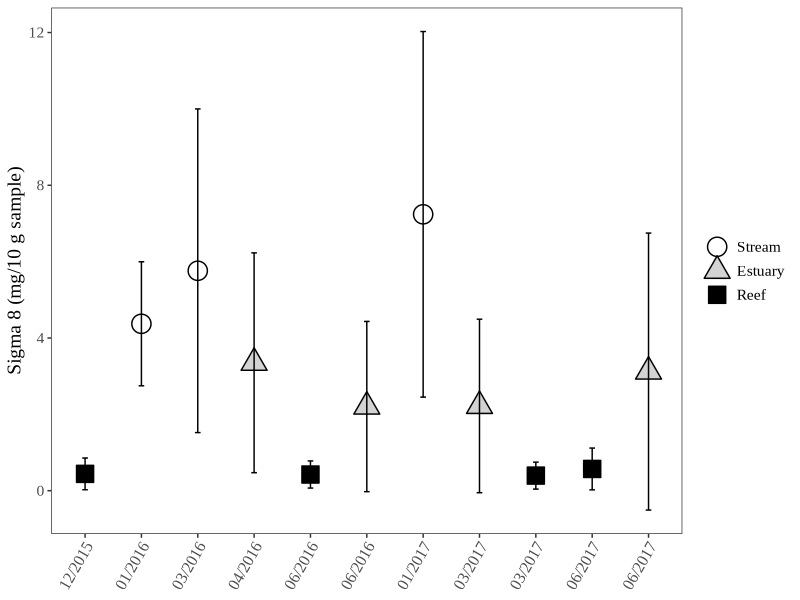
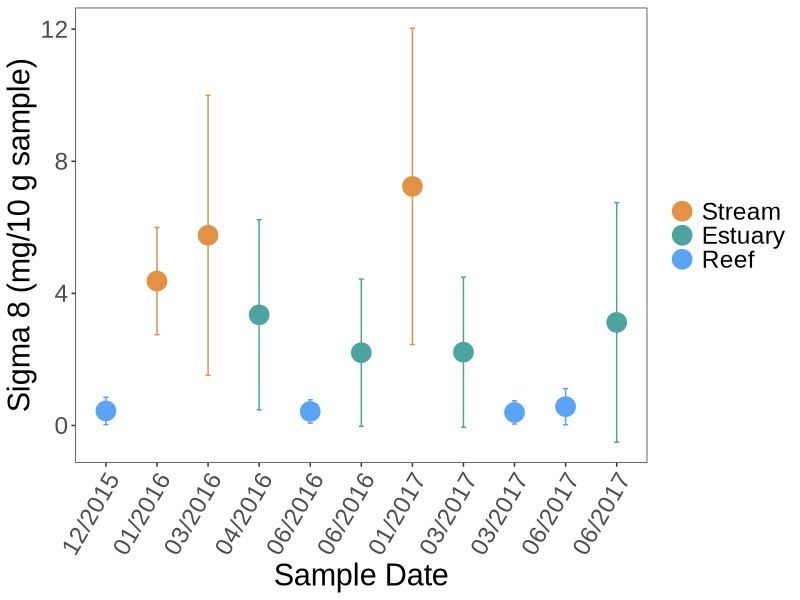
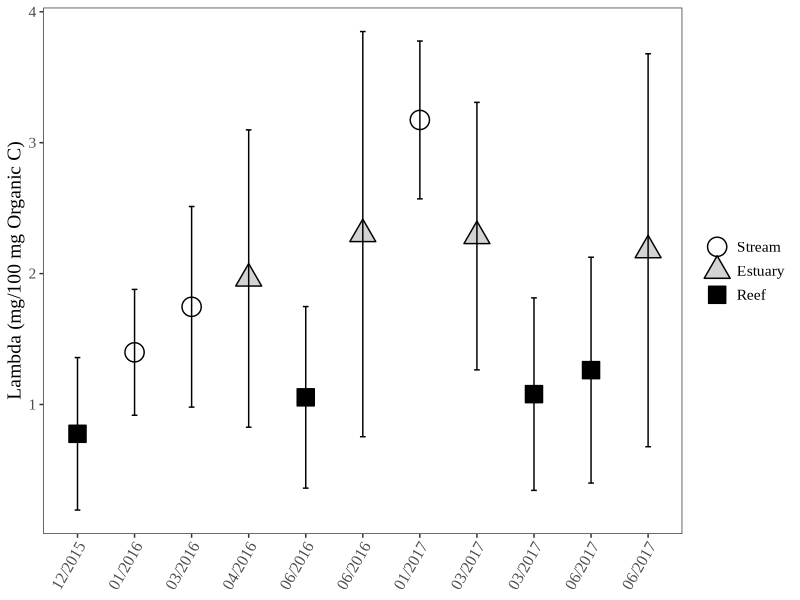
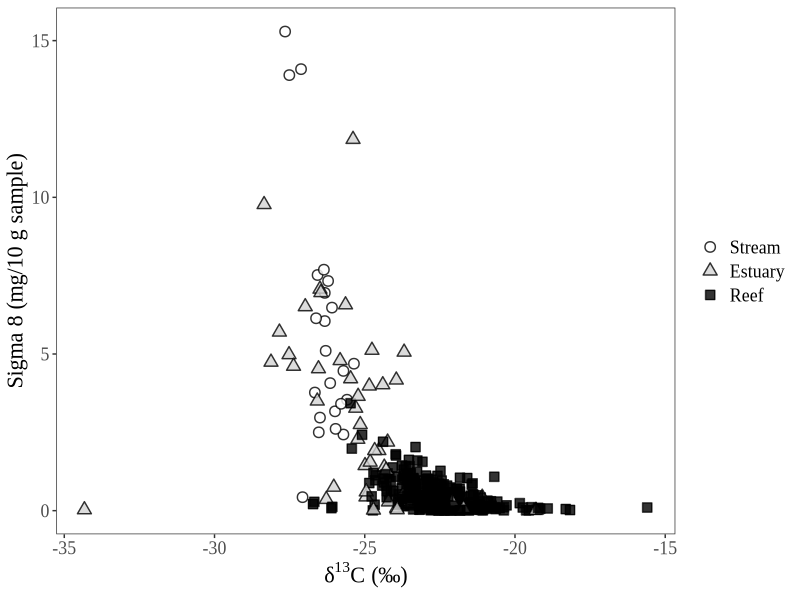
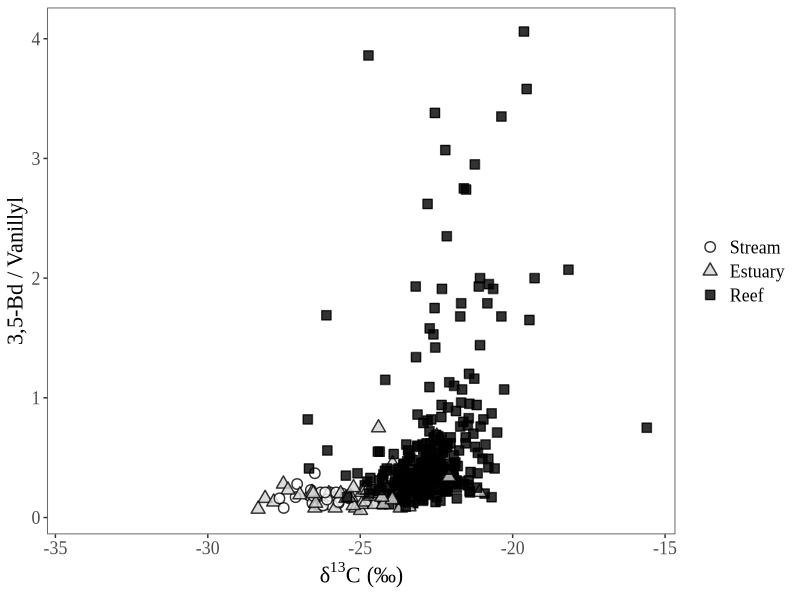
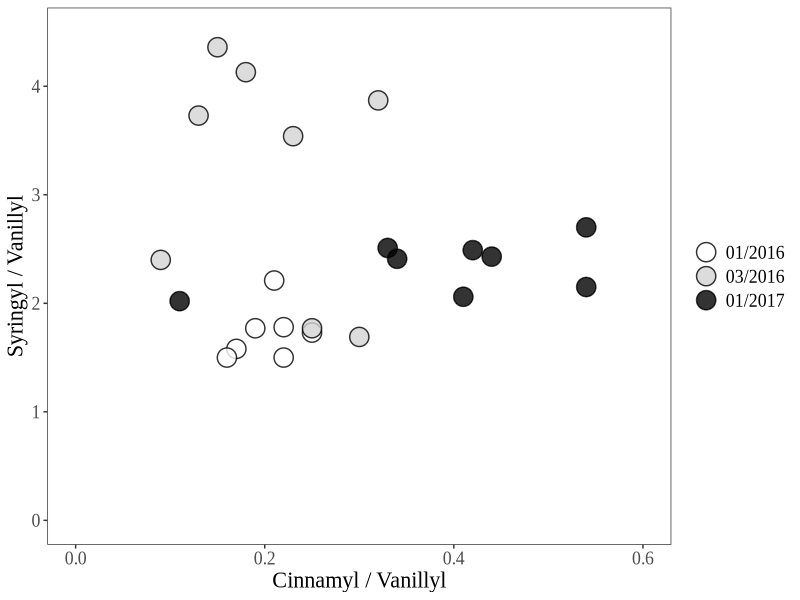
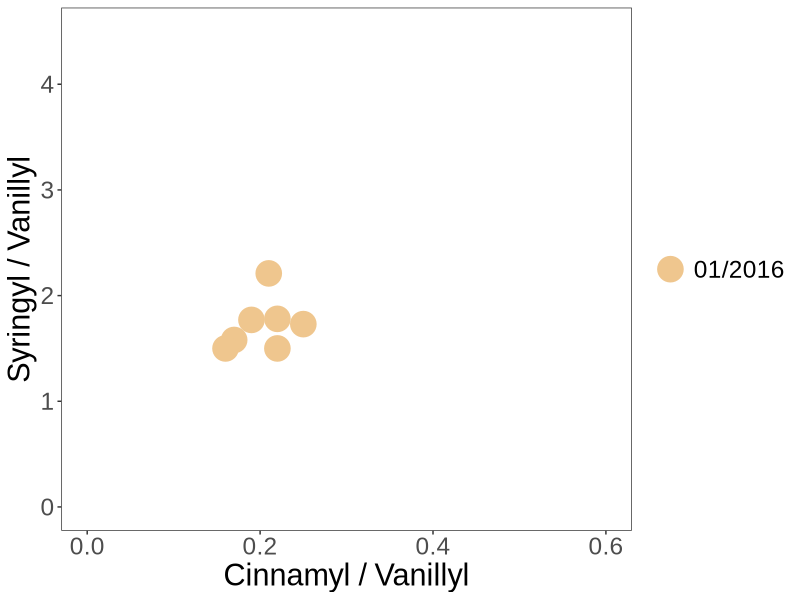
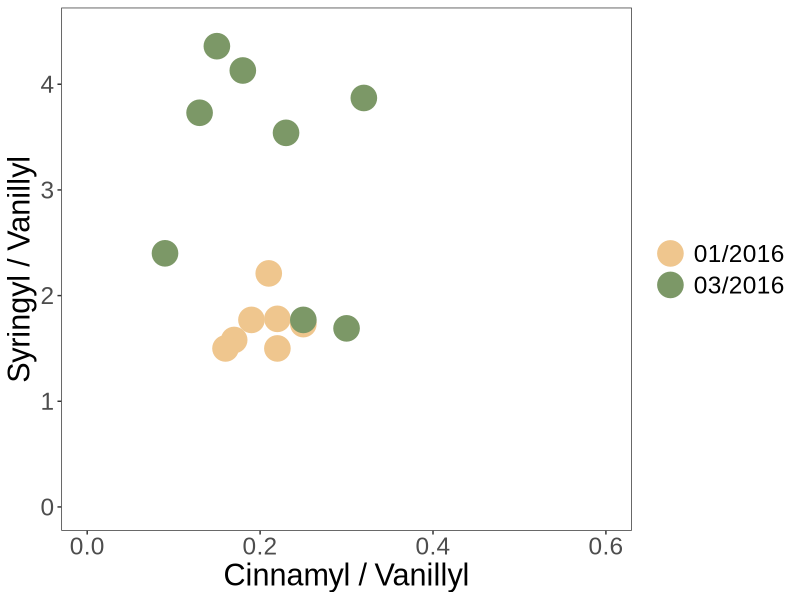

Generate these figures, in order, with R:
## ---- chunk 1
knitr::opts_chunk$set(echo = TRUE)
## ---- chunk 2

master <- read.csv("RAPID_Master_Datasheet_add_region_streamcode.csv") # Loads the newly updated dataset, as of April 8, 2019. This same dataset is used for the linear mixed effects models.

# In addition, all NDs from Matthieu's original reports are replaced as NAs. For reasoning on why they are not 0s, see either of the other RMarkdown files in this project folder.

# Alright, so the seven outliers I'm removing will be 56, 66, 164, 238, 300, 387, and 389 from the original dataset. For reasoning on these 7, see LMEM Markdown file in this same project.

mastered <- master[ -c(56, 66, 164, 238, 300, 387, 389), ] # Removes outliers from original dataset.

# This dataset has already been QAQCed.

library(tidyverse)

## ---- chunk 3

# First, we will plot overall Sigma 8 and Lambda values.

Fig3_Stats <- mastered %>% # Takes the original dataset and then ...
  group_by(Group, Environment) %>% # Groups by date and environment and then ...
  summarize(Sig8 = mean(Sigma8, na.rm = TRUE), Sig8sd = sd(Sigma8, na.rm = TRUE), 
            Lam = mean(Lambda, na.rm = TRUE), Lamsd = sd(Lambda, na.rm = TRUE)) %>% # Summarizes and then...
  ungroup() # Ungroups data.

Fig3_Stats$Environment <- factor(Fig3_Stats$Environment, levels = c( "Stream", "Estuary", "Reef")) # Relevels.
Fig3_Stats$Group <- factor(Fig3_Stats$Group, levels = c( "A", "B", "C", "D", "E", "F", "I", "H", "G", "J", "K")) # Relevel the "Group" column so that it's presented in the best chronological order.

#tiff(filename = "/Users/heililowman/Documents/UC_Santa_Barbara/Research_Lignin/Figures/Manuscript_figure_files/Fig3A.tiff", width=6, height=4, unit="in", res=400) 
fig3a <- ggplot(Fig3_Stats, aes(Group, Sig8, shape=Environment, fill=Environment)) +
  scale_x_discrete(labels = c("12/2015", "01/2016", "03/2016", "04/2016", "06/2016", "06/2016", "01/2017", "03/2017", "03/2017", "06/2017", "06/2017")) +
  geom_point(size = 6,
             stroke = 0.75) + 
  scale_shape_manual(values = c(21, 24, 22)) +
  scale_fill_manual(values = c("white", "lightgrey", "black")) +
  geom_errorbar(data=Fig3_Stats, aes(ymin=Sig8-Sig8sd,ymax=Sig8+Sig8sd), width=0.1) +
  xlab("Sample Date") +
  ylab("Sigma 8 (mg/10 g sample)") + 
  theme_bw() +
  theme(panel.grid.major = element_blank(), panel.grid.minor = element_blank(),panel.background = element_blank()) + # This ensures the whole data grid is boxed in, which looks cleaner in text.
  theme(text=element_text(family="Times New Roman", size=14)) +
  theme(axis.text.x = element_text(angle = 60, hjust = 1)) +
  theme(axis.title.x=element_blank()) +
  theme(legend.title = element_blank())
#dev.off()

fig3a

# Creating the following figure for inclusion in my exit seminar.

fig3a_color <- ggplot(Fig3_Stats, aes(Group, Sig8, color=Environment)) +
  scale_x_discrete(labels = c("12/2015", "01/2016", "03/2016", "04/2016", "06/2016", "06/2016", "01/2017", "03/2017", "03/2017", "06/2017", "06/2017")) +
  geom_point(size = 6,
             stroke = 0.75) + 
  scale_color_manual(values=c("#E29244", "#4CA49E", "#59A3F8"), name = "Sampling Environment") + # Edit the legend and figure colors.
  geom_errorbar(data=Fig3_Stats, aes(ymin=Sig8-Sig8sd,ymax=Sig8+Sig8sd), width=0.1) +
  xlab("Sample Date") +
  ylab("Sigma 8 (mg/10 g sample)") + 
  theme_bw() +
  theme(panel.grid.major = element_blank(), panel.grid.minor = element_blank(),panel.background = element_blank()) + # This ensures the whole data grid is boxed in, which looks cleaner in text.
  theme(text=element_text(family="Arial", size=22)) +
  theme(axis.text.x = element_text(angle = 60, hjust = 1)) +
  theme(legend.title = element_blank())

fig3a_color
# Actually, I'm not sure how much more helpful a figure versus numbers will be so I'm skipping this figure in my presentation.

#tiff(filename = "/Users/heililowman/Documents/UC_Santa_Barbara/Research_Lignin/Figures/Manuscript_figure_files/Fig3B.tiff", width=6, height=4, unit="in", res=400) 
fig3b <- ggplot(Fig3_Stats, aes(Group, Lam, shape=Environment, fill=Environment)) +
  scale_x_discrete(labels = c("12/2015", "01/2016", "03/2016", "04/2016", "06/2016", "06/2016", "01/2017", "03/2017", "03/2017", "06/2017", "06/2017")) +
  geom_point(size = 6,
             stroke = 0.75) + 
  scale_shape_manual(values = c(21, 24, 22)) +
  scale_fill_manual(values = c("white", "lightgrey", "black")) +
  geom_errorbar(data=Fig3_Stats, aes(ymin=Lam-Lamsd,ymax=Lam+Lamsd), width=0.1) +
  xlab("Sample Date") +
  ylab("Lambda (mg/100 mg Organic C)") + 
  theme_bw() +
  theme(panel.grid.major = element_blank(), panel.grid.minor = element_blank(),panel.background = element_blank()) +
  theme(text=element_text(family="Times New Roman", size=14)) +
  theme(axis.text.x = element_text(angle = 60, hjust = 1)) +
  theme(axis.title.x=element_blank()) +
  theme(legend.title = element_blank())
#dev.off()

fig3b

## ---- chunk 4

# Next, we will plot isotopic data versus Sigma 8 and 3,5-Bd/V values.

# I will remove one egregious outlier - this was not removed during the LMEMs since those models dealt with lignin phenol values only (and had no isotopes as fixed or random effects).

mastered$Environment <- factor(mastered$Environment, levels = c( "Stream", "Estuary", "Reef")) # Relevels.

# Need to keep the outlier in on the light end, because its the same distance from the nearest point as the outlier on the heavier end (and it was included on all of the LMEMs in the other file).

# I have also removed the designation of near/far from stream and just represented all marine sediments as reef sites - this distinction was not important in any of the models I ran, and I feel it doesn't add anything to the visual. Also, this will keep things consistent legend-wise with Figure 3.

#tiff(filename = "/Users/heililowman/Documents/UC_Santa_Barbara/Research_Lignin/Figures/Manuscript_figure_files/Fig4.tiff", width=12, height=6, unit="in", res=400) 
fig4 <- ggplot(mastered, aes (x=d13C, y=Sigma8, shape=Environment, fill=Environment)) +
  geom_point(size=3,
             stroke = 0.75,
             alpha = 0.8) +
  scale_shape_manual(values = c(21, 24, 22)) +
  scale_fill_manual(values = c("white", "lightgrey", "black")) +
  theme_bw() +
  theme(panel.grid.major = element_blank(), panel.grid.minor = element_blank(),panel.background = element_blank()) +
  theme(text=element_text(family="Times New Roman", size=16)) +
  xlab(expression("δ"^{13}*"C (‰)")) + # GAH! It's AMAZING I GOT THE SUPERSCRIPT TO WORK!!!
  ylab("Sigma 8 (mg/10 g sample)") +
  theme(legend.title = element_blank())
#dev.off

fig4

#tiff(filename = "/Users/heililowman/Documents/UC_Santa_Barbara/Research_Lignin/Figures/Manuscript_figure_files/Fig5.tiff", width=10, height=6, unit="in", res=400) 
fig5 <- ggplot(mastered, aes (x=d13C, y=Bd.V, shape=Environment, fill=Environment)) +
  geom_point(size=3,
             stroke = 0.75,
             alpha = 0.8) +
  scale_shape_manual(values = c(21, 24, 22)) +
  scale_fill_manual(values = c("white", "lightgrey", "black")) +
  theme_bw() +
  theme(panel.grid.major = element_blank(), panel.grid.minor = element_blank(),panel.background = element_blank()) +
  theme(text=element_text(family="Times New Roman", size=16)) +
  xlab(expression("δ"^{13}*"C (‰)")) +
  ylab("3,5-Bd / Vanillyl") +
  theme(legend.title = element_blank())
#dev.off

fig5

## ---- chunk 5

# So, this will be a plot of stream S/V and C/V values, but the boxes for source material will need to be added in in Powerpoint.

stream <- mastered %>%
  filter(Environment=="Stream") # Creates dataset of only stream data.

#tiff(filename = "/Users/heililowman/Documents/UC_Santa_Barbara/Research_Lignin/Figures/Manuscript_figure_files/Fig6.tiff", width=8, height=6, unit="in", res=400) 
fig6 <- ggplot(stream, aes (C.V,S.V, shape=Group_2, fill=Group_2)) +
  geom_point(size=6,
             stroke = 0.75,
             alpha = 0.8) +
  scale_shape_manual(values = c(21, 21, 21), labels = c("01/2016", "03/2016", "01/2017")) +
  scale_fill_manual(values = c("white", "lightgrey", "black"), labels = c("01/2016", "03/2016", "01/2017")) + # Need to duplicate labels in both calls so that legend works.
  xlim(0,0.6) +
  ylim(0,4.5) +
  theme_bw() +
  theme(panel.grid.major = element_blank(), panel.grid.minor = element_blank(),panel.background = element_blank()) +
  theme(text=element_text(family="Times New Roman", size=16)) +
  xlab("Cinnamyl / Vanillyl") +
  ylab("Syringyl / Vanillyl") +
  theme(legend.title = element_blank())
#dev.off

fig6

#Making a set of new figures for my exit seminar.

streama <- mastered %>%
  filter(Environment=="Stream") %>% # Creates dataset of only stream data.
  filter(Group=="B") # Selects only January 2016 data.

fig6_colora <- ggplot(streama, aes (C.V,S.V, color=Group_2)) +
  geom_point(size=8,
             stroke = 0.75) +
  scale_color_manual(values = c("#EFC68E"), labels = c("01/2016")) +
  #scale_color_manual(values = c("#E29244"), labels = c("01/2016")) + 
  xlim(0,0.6) +
  ylim(0,4.5) +
  theme_bw() +
  theme(panel.grid.major = element_blank(), panel.grid.minor = element_blank(),panel.background = element_blank()) +
  theme(text=element_text(family="Arial", size=22)) +
  xlab("Cinnamyl / Vanillyl") +
  ylab("Syringyl / Vanillyl") +
  theme(legend.title = element_blank())

#tiff(filename = "/Users/heililowman/Documents/UC_Santa_Barbara/Research_Lignin/Figures/Manuscript_figure_files/Fig6_colora_oak.tiff", width=8, height=6, unit="in", res=400) 
fig6_colora
#dev.off

streamb <- mastered %>%
  filter(Environment=="Stream") %>% # Creates dataset of only stream data.
  filter(Group=="B" | Group=="C") # Selects only 2016 data.

fig6_colorb <- ggplot(streamb, aes (C.V,S.V, color=Group_2)) +
  geom_point(size=8,
             stroke = 0.75) +
  scale_color_manual(values = c("#EFC68E", "#7C9867"), labels = c("01/2016", "03/2016")) +
  #scale_color_manual(values = c("#E29244","#FFAA00"), labels = c("01/2016", "03/2016")) + 
  xlim(0,0.6) +
  ylim(0,4.5) +
  theme_bw() +
  theme(panel.grid.major = element_blank(), panel.grid.minor = element_blank(),panel.background = element_blank()) +
  theme(text=element_text(family="Arial", size=22)) +
  xlab("Cinnamyl / Vanillyl") +
  ylab("Syringyl / Vanillyl") +
  theme(legend.title = element_blank())

#tiff(filename = "/Users/heililowman/Documents/UC_Santa_Barbara/Research_Lignin/Figures/Manuscript_figure_files/Fig6_colorb_oak.tiff", width=8, height=6, unit="in", res=400) 
fig6_colorb
#dev.off

fig6_colorc <- ggplot(stream, aes (C.V,S.V, color=Group_2)) +
  geom_point(size=8,
             stroke = 0.75) +
  scale_color_manual(values = c("#EFC68E", "#7C9867", "#4F5730"), labels = c("01/2016", "03/2016", "01/2017")) +
  #scale_color_manual(values = c("#E29244", "#FFAA00", "#D46F10"), labels = c("01/2016", "03/2016", "01/2017")) +
  xlim(0,0.6) +
  ylim(0,4.5) +
  theme_bw() +
  theme(panel.grid.major = element_blank(), panel.grid.minor = element_blank(),panel.background = element_blank()) +
  theme(text=element_text(family="Arial", size=22)) +
  xlab("Cinnamyl / Vanillyl") +
  ylab("Syringyl / Vanillyl") +
  theme(legend.title = element_blank())

#tiff(filename = "/Users/heililowman/Documents/UC_Santa_Barbara/Research_Lignin/Figures/Manuscript_figure_files/Fig6_colorc_oak.tiff", width=8, height=6, unit="in", res=400) 
fig6_colorc
#dev.off

## ---- chunk 6

# And now to create a similar S/V vs. C/V figure for the marine sample data.

marine <- mastered %>%
  filter(Environment=="Reef") # Creates dataset of only marine data.

fig7a <- ggplot(marine, aes (C.V,S.V, shape=Group, fill=Group)) +
  geom_point(size=6,
             stroke = 0.75,
             alpha = 0.8) +
  scale_shape_manual(values = c(21, 21, 21, 21), labels = c("12/2015", "06/2016", "03/2017", "06/2017")) +
  scale_fill_manual(values = c("white", "lightgrey", "gray30", "black"), labels = c("12/2015", "06/2016", "03/2017", "06/2017")) + # Need to duplicate labels in both calls so that legend works.
  xlim(0,0.25) +
  ylim(0,5.5) +
  theme_bw() +
  theme(panel.grid.major = element_blank(), panel.grid.minor = element_blank(),panel.background = element_blank()) +
  theme(text=element_text(family="Times New Roman", size=16)) +
  xlab("Cinnamyl/Vanillyl") +
  ylab("Syringyl/Vanillyl") +
  theme(legend.title = element_blank())

fig7a

# Due to sheer number of points, let's consolidate by site for each sampling.

m_cvsv <- marine %>% 
  group_by(Site, Group) %>%     
  summarize(meanC.V = mean(C.V, na.rm = TRUE), CVsd = sd(C.V, na.rm = TRUE), meanS.V = mean(S.V, na.rm = TRUE), SVsd = sd(S.V, na.rm = TRUE),) %>%
  ungroup()

#tiff(filename = "/Users/heililowman/Documents/UC_Santa_Barbara/Research_Lignin/Figures/Manuscript_figure_files/Fig7.tiff", width=8, height=6, unit="in", res=400) 
fig7b <- ggplot(m_cvsv, aes (x=meanC.V, y=meanS.V, shape = Group, fill = Group)) +
  geom_point(size=6,
             stroke = 0.75,
             alpha = 0.8) +
  scale_shape_manual(values = c(21, 21, 21, 21), labels = c("12/2015", "06/2016", "03/2017", "06/2017")) +
  scale_fill_manual(values = c("white", "lightgrey", "gray30", "black"), labels = c("12/2015", "06/2016", "03/2017", "06/2017")) +
  #geom_errorbar(data=m_cvsv, aes(ymin=meanS.V-SVsd,ymax=meanS.V+SVsd)) +
  #geom_errorbarh(data=m_cvsv, aes(xmin=meanC.V-CVsd,xmax=meanC.V+CVsd)) +
  xlim(0,0.25) +
  ylim(0,5.5) +
  theme_bw() +
  theme(panel.grid.major = element_blank(), panel.grid.minor = element_blank(),panel.background = element_blank()) +
  theme(text=element_text(family="Times New Roman", size=16)) +
  xlab("Cinnamyl / Vanillyl") +
  ylab("Syringyl / Vanillyl") +
  theme(legend.title = element_blank())
#dev.off

# Did not include error bars because they do not add to the takeaway of the figure, and delineations between groupings are made clear by the results of the LMEMs.

fig7b

# And below I've made some additional colored plots for use in my exit seminar.

m_cvsva <- m_cvsv %>% # Takes the original aggregated dataset.
  filter(Group == "A") # Selects only December 2015 samples.

fig7b_colora <- ggplot(m_cvsva, aes (x=meanC.V, y=meanS.V, color = Group)) +
  geom_point(size=8,
             stroke = 0.75) +
  scale_color_manual(values = c("#3793EC"), labels = c("12/2015")) +
  xlim(0,0.25) +
  ylim(0,5.5) +
  theme_bw() +
  theme(panel.grid.major = element_blank(), panel.grid.minor = element_blank(),panel.background = element_blank()) +
  theme(text=element_text(family="Arial", size=22)) +
  xlab("Cinnamyl / Vanillyl") +
  ylab("Syringyl / Vanillyl") +
  theme(legend.title = element_blank())

#tiff(filename = "/Users/heililowman/Documents/UC_Santa_Barbara/Research_Lignin/Figures/Manuscript_figure_files/Fig7b_colora_lake.tiff", width=8, height=6, unit="in", res=400) 
fig7b_colora
#dev.off

m_cvsvb <- m_cvsv %>% # Takes the original aggregated dataset.
  filter(Group == "A" | Group == "E") # Selects only December 2015 and June 2016 samples.

fig7b_colorb <- ggplot(m_cvsvb, aes (x=meanC.V, y=meanS.V, color = Group)) +
  geom_point(size=8,
             stroke = 0.75) +
  scale_color_manual(values = c("#3793EC", "#7AC9B7"), labels = c("12/2015", "06/2016")) +
  xlim(0,0.25) +
  ylim(0,5.5) +
  theme_bw() +
  theme(panel.grid.major = element_blank(), panel.grid.minor = element_blank(),panel.background = element_blank()) +
  theme(text=element_text(family="Arial", size=22)) +
  xlab("Cinnamyl / Vanillyl") +
  ylab("Syringyl / Vanillyl") +
  theme(legend.title = element_blank())

#tiff(filename = "/Users/heililowman/Documents/UC_Santa_Barbara/Research_Lignin/Figures/Manuscript_figure_files/Fig7b_colorb_lake.tiff", width=8, height=6, unit="in", res=400) 
fig7b_colorb
#dev.off

m_cvsvbb <- m_cvsv %>% # Takes the original aggregated dataset.
  filter(Group == "A" | Group == "E" | Group == "G") # Selects only December 2015 and June 2016 samples.

fig7b_colorbb <- ggplot(m_cvsvbb, aes (x=meanC.V, y=meanS.V, color = Group)) +
  geom_point(size=8,
             stroke = 0.75) +
  scale_color_manual(values = c("#3793EC", "#7AC9B7", "#6CA184"), labels = c("12/2015", "06/2016", "03/2017")) +
  xlim(0,0.25) +
  ylim(0,5.5) +
  theme_bw() +
  theme(panel.grid.major = element_blank(), panel.grid.minor = element_blank(),panel.background = element_blank()) +
  theme(text=element_text(family="Arial", size=22)) +
  xlab("Cinnamyl / Vanillyl") +
  ylab("Syringyl / Vanillyl") +
  theme(legend.title = element_blank())

#tiff(filename = "/Users/heililowman/Documents/UC_Santa_Barbara/Research_Lignin/Figures/Manuscript_figure_files/Fig7b_colorbb_lake.tiff", width=8, height=6, unit="in", res=400) 
fig7b_colorbb
#dev.off

fig7b_colorc <- ggplot(m_cvsv, aes (x=meanC.V, y=meanS.V, color = Group)) +
  geom_point(size=8,
             stroke = 0.75) +
  scale_color_manual(values = c("#3793EC", "#7AC9B7", "#6CA184", "#2A3927"), labels = c("12/2015", "06/2016", "03/2017", "06/2017")) +
  #scale_color_manual(values = c("#69B9FA", "#59A3F8", "#5A7ECB", "#6B6D9F"), labels = c("12/2015", "06/2016", "03/2017", "06/2017")) +
  xlim(0,0.25) +
  ylim(0,5.5) +
  theme_bw() +
  theme(panel.grid.major = element_blank(), panel.grid.minor = element_blank(),panel.background = element_blank()) +
  theme(text=element_text(family="Arial", size=22)) +
  xlab("Cinnamyl / Vanillyl") +
  ylab("Syringyl / Vanillyl") +
  theme(legend.title = element_blank())

#tiff(filename = "/Users/heililowman/Documents/UC_Santa_Barbara/Research_Lignin/Figures/Manuscript_figure_files/Fig7b_colorc_lake.tiff", width=8, height=6, unit="in", res=400) 
fig7b_colorc
#dev.off

## ---- chunk 7

# Similar to Figure 6, this figure will plot degradation parameters for stream data only.

#tiff(filename = "/Users/heililowman/Documents/UC_Santa_Barbara/Research_Lignin/Figures/Manuscript_figure_files/Fig8.tiff", width=8, height=6, unit="in", res=400) 
fig8 <- ggplot(stream, aes (Bd.V,P..V.S., shape=Group_2, fill=Group_2)) +
  geom_point(size=6,
             stroke = 0.75,
             alpha = 0.8) +
  scale_shape_manual(values = c(21, 21, 21), labels = c("01/2016", "03/2016", "01/2017")) +
  scale_fill_manual(values = c("white", "lightgrey", "black"), labels = c("01/2016", "03/2016", "01/2017")) +
  xlim(0,0.4) +
  ylim(0,0.4) +
  theme_bw() +
  theme(panel.grid.major = element_blank(), panel.grid.minor = element_blank(),panel.background = element_blank()) +
  theme(text=element_text(family="Times New Roman", size=16)) +
  xlab("3,5-Bd / Vanillyl") +
  ylab("P-hydroxyl / (Vanillyl + Syringyl)") +
  theme(legend.title = element_blank())
#dev.off

fig8

## ---- chunk 8

# And finally, the code for the P/V+S vs. 3,5-Bd/V values for marine sites.

fig9a <- ggplot(marine, aes (Bd.V,P..V.S., shape=Group, fill=Group)) +
  geom_point(size=6,
             stroke = 0.75,
             alpha = 0.8) +
  scale_shape_manual(values = c(21, 21, 21, 21), labels = c("12/2015", "06/2016", "03/2017", "06/2017")) +
  scale_fill_manual(values = c("white", "lightgrey", "gray30", "black"), labels = c("12/2015", "06/2016", "03/2017", "06/2017")) +
  xlim(0,2) +
  ylim(0,1) +
  theme_bw() +
  theme(panel.grid.major = element_blank(), panel.grid.minor = element_blank(),panel.background = element_blank()) +
  theme(text=element_text(family="Times New Roman", size=16)) +
  xlab("3,5Bd / Vanillyl") +
  ylab("P-hydroxyl / (Vanillyl + Syringyl)") +
  theme(legend.title = element_blank())

fig9a

# Going to aggregate values again as we did in Figure 7.

m_bdvpvs <- marine %>% 
  group_by(Site, Group) %>%     
  summarize(meanBdV = mean(Bd.V, na.rm = TRUE), BdVsd = sd(Bd.V, na.rm = TRUE), meanPVS = mean(P..V.S., na.rm = TRUE), PVSsd = sd(P..V.S., na.rm = TRUE),) %>%
  ungroup()

#tiff(filename = "/Users/heililowman/Documents/UC_Santa_Barbara/Research_Lignin/Figures/Manuscript_figure_files/Fig9.tiff", width=8, height=6, unit="in", res=400) 
fig9b <- ggplot(m_bdvpvs, aes (x=meanBdV, y=meanPVS, shape = Group, fill = Group)) +
  geom_point(size=6,
             stroke = 0.75,
             alpha = 0.8) +
  scale_shape_manual(values = c(21, 21, 21, 21), labels = c("12/2015", "06/2016", "03/2017", "06/2017")) +
  scale_fill_manual(values = c("white", "lightgrey", "gray30", "black"), labels = c("12/2015", "06/2016", "03/2017", "06/2017")) +
  xlim(0,2) +
  ylim(0,1) +
  theme_bw() +
  theme(panel.grid.major = element_blank(), panel.grid.minor = element_blank(),panel.background = element_blank()) +
  theme(text=element_text(family="Times New Roman", size=16)) +
  xlab("3,5Bd / Vanillyl") +
  ylab("P-hydroxyl / (Vanillyl + Syringyl)") +
  theme(legend.title = element_blank())
#dev.off

fig9b

